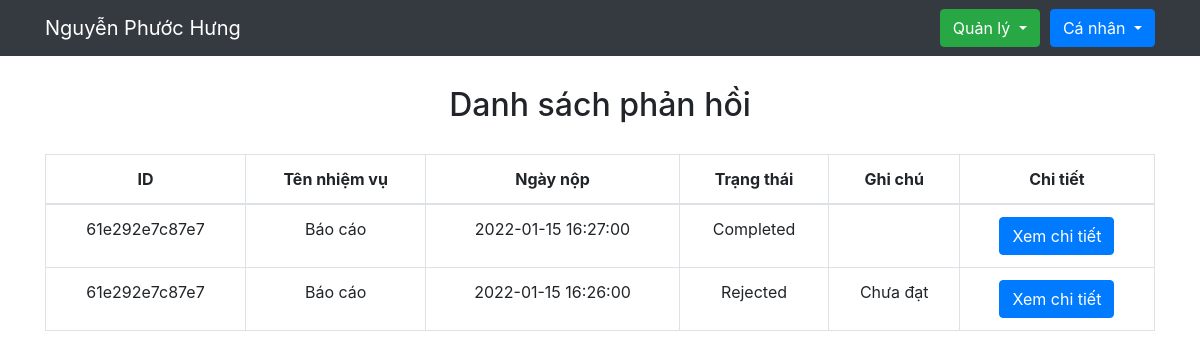
Page /views/submitlist.php?id=61e292e7c87e7 (signed in) on the committed database.
### tables this page shows
CREATE TABLE `submit` (
  `submit_id` varchar(50) NOT NULL,
  `task_id` varchar(50) NOT NULL,
  `submit_date` datetime NOT NULL,
  `tag_file` varchar(50) NOT NULL,
  `deatail` varchar(5000) NOT NULL,
  `status` varchar(50) NOT NULL,
  `detail_response` varchar(500) NOT NULL,
  `tag_file_response` varchar(500) NOT NULL
);

CREATE TABLE `task` (
  `id` varchar(50) NOT NULL,
  `title` varchar(100) NOT NULL,
  `detail` varchar(5000) NOT NULL,
  `start_day` datetime NOT NULL,
  `deadline` datetime NOT NULL,
  `account_id` varchar(50) NOT NULL,
  `status` varchar(50) NOT NULL,
  `tag_file` varchar(100) NOT NULL,
  `department_id` varchar(50) NOT NULL,
  `review` varchar(50) NOT NULL,
  `process` varchar(50) NOT NULL
);

### admin/db.php (called while the page is built, shortened)
<?php
function open_database()
{
    $conn = new mysqli(host, user, pass, db);
    $conn->set_charset("utf8");
    return $conn;
}
function get_task_id($id)
{
    $sql = 'select * from task where id = ?';
    $conn = open_database();
    $stm = $conn->prepare($sql);
    $stm->bind_param('s', $id);
    if (!$stm->execute()) {
        return array('code' => 1, 'error' => 'Can not execute command');
    }
    $result = $stm->get_result();
    return $result->fetch_assoc();
}
function get_submit_task($id)
{
    $sql = 'select * from submit where task_id = ? ORDER BY submit_date DESC';
    $conn = open_database();
    $stm = $conn->prepare($sql);
    $stm->bind_param('s', $id);
    if (!$stm->execute()) {
        return array('code' => 1, 'error' => 'Can not execute command');
    }
    $result = $stm->get_result();
    return array('code' => 0, 'data' => $result);
}

### views/submitlist.php (the view, shortened to what this page needs)
<?php
    if ($_SESSION['possition'] == "leader") {
        include_once "../views/navbar_leader.php";
    } else if ($_SESSION['possition'] == "employee") {
        include_once "../views/navbar_employee.php";
    } else {
        header('Location: unknown.php');
    }
    require_once('../admin/db.php');
if (isset($_GET['id'])) {
    $id = $_GET['id'];
    $data = get_task_id($id);
}
    if (isset($_GET['id'])) {
        $id = $_GET['id'];
        $data = get_submit_task($id);
    }
    else {
        header('Location: ../views/unknown.php');
        exit();
    }
?>
    <div class="container">
        <h2 class="text-center" style="margin:30px 30px 30px 30px">Danh sách phản hồi</h2>
        <table class="table table-bordered text-center">
            <tr>
                <th>ID</th>
                <th>Tên nhiệm vụ</th>
                <th>Ngày nộp</th>
                <th>Trạng thái</th>
                <th>Ghi chú</th>
                <th>Chi tiết</th>
            </tr>
            <tbody>
                <?php
                if ($data['code'] == 0) {
                    while ($row = $data['data']->fetch_assoc()) {
                        $task = get_task_id($row['task_id']);
                ?>
                        <tr>
                            <td><?= $row['task_id'] ?></td>
                            <td><?= $task['title'] ?></td>
                            <td><?= $row['submit_date'] ?></td>
                            <td><?= $row['status'] ?></td>
                            <td>
                                <?= $row['detail_response'] ?>
                            </td>
                            <td>
                                <a class="btn btn-primary" href="../views/detail_submit.php?id=<?= $row['submit_id'] ?>">Xem chi tiết</a>
                            </td>
                        </tr>
                <?php
                    }
                }
                else {
                    ?>
                    <tr>
                        <td colspan="5" class="text-center">Chưa có dữ liệu</td>
                    </tr>
                    <?php
                }
                ?>
            </tbody>
        </table>
    </div>

### rows in the picture
submit: task "61e292e7c87e7", task.title "Báo cáo", submit_date "2022-01-15 16:27:00", status "Completed"
submit: task "61e292e7c87e7", task.title "Báo cáo", submit_date "2022-01-15 16:26:00", status "Rejected", detail_response "Chưa đạt"

### other values in the picture
$_SESSION['fullname'] "Nguyễn Phước Hưng"
